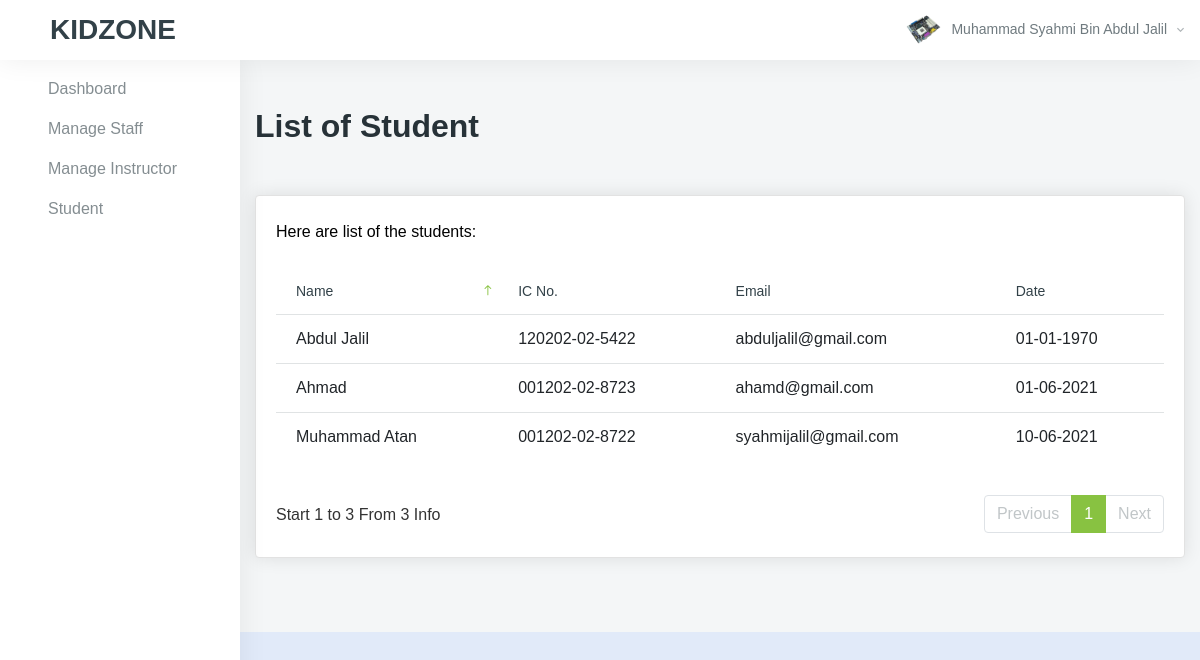
Before: /admin/senaraipelajar.php (signed in) with the older database file.
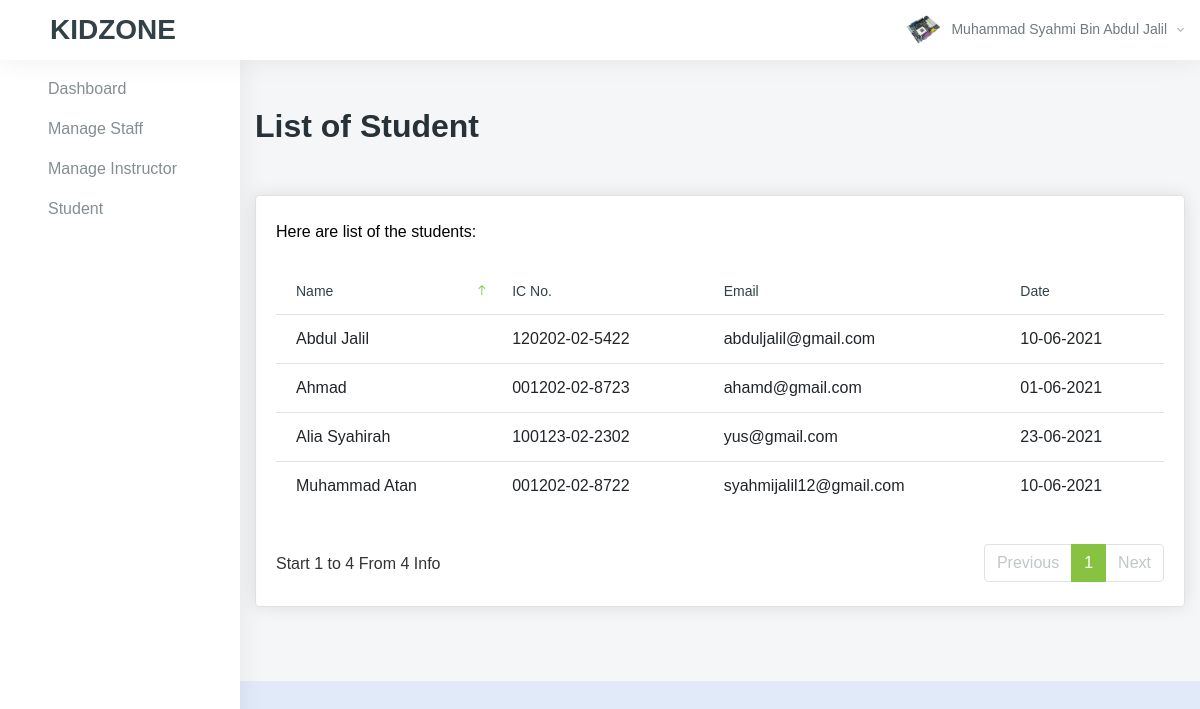
After: the same page with the newer database file.
### tables this page shows
CREATE TABLE `student` (
  `student_id` int(11) NOT NULL,
  `student_name` varchar(80) NOT NULL,
  `student_email` varchar(80) NOT NULL,
  `student_passwod` varchar(80) NOT NULL,
  `student_ic` varchar(30) NOT NULL,
  `student_date` date DEFAULT NULL
);

### admin/senaraipelajar.php (the view, shortened to what the changed rows need)
<?php
include "../resources/conn.php";
?>
<!DOCTYPE html>
<html lang="en">
<head>
    <link href="../resources/vendors/vectormap/jquery-jvectormap-2.0.3.css" rel="stylesheet" type="text/css" />
    <link href="../resources/vendors/jquery-toggles/css/toggles.css" rel="stylesheet" type="text/css">
    <link href="../resources/vendors/jquery-toggles/css/themes/toggles-light.css" rel="stylesheet" type="text/css">
    <link href="../resources/vendors/jquery-toast-plugin/dist/jquery.toast.min.css" rel="stylesheet" type="text/css">
    <link href="../resources/vendors/datatables.net-dt/css/jquery.dataTables.min.css" rel="stylesheet" type="text/css" />
    <link href="../resources/vendors/datatables.net-responsive-dt/css/responsive.dataTables.min.css" rel="stylesheet" type="text/css" />
    <link href="../resources/dist/css/style.css" rel="stylesheet" type="text/css">
</head>
<body>
    <div class="hk-wrapper hk-vertical-nav">
        <div class="hk-pg-wrapper">
            <div class="container mt-xl-50 mt-sm-30 mt-15">
                <div class="hk-pg-header align-items-top">
                    <div>
                        <h2 class="hk-pg-title font-weight-600 mb-10">List of Student</h2>
                    </div>
                </div>
                <div class="row">
                    <div class="col-xl-12">
                        <section class="hk-sec-wrapper">
                            <div class="row">
                                <div class="col-sm">
                                    <div class="table-wrap">
                                        <table id="datable_6" class="table table-hover w-100  pb-30">
                                            <thead>
                                                <tr>
                                                <th>Name</th>
                                                    <th>IC No.</th>
                                                    <th>Email</th>
                                                    <th>Date</th>
                                                </tr>
                                            </thead>
                                            <tbody>
                                                <?php
                                                $sql = "SELECT * FROM student";
                                                $result = $conn->query($sql);
                                                if ($result->num_rows > 0) {
                                                    while ($row = $result->fetch_assoc()) { ?>
                                                        <tr>
                                                        <td><?php echo $row['student_name'] ?></td>
                                                            <td><?php echo $row['student_ic'] ?></td>
                                                            <td><?php echo $row['student_email'] ?></td>
                                                            <?php
                                                            $orgDate = $row['student_date'];
                                                            $newDate = date("d-m-Y", strtotime($orgDate));
                                                            ?>
                                                            <td><?php echo $newDate ?></td>
                                                        </tr>
                                                <?php
                                                    }
                                                }
                                                ?>
                                            </tbody>
                                        </table>
                                    </div>
                                </div>
                            </div>
                        </section>
                    </div>
                </div>
            </div>
        </div>
    </div>
</body>
</html>

Changed rows visible on the page:
changed student "Muhammad Atan": student_email "syahmijalil@gmail.com" → "syahmijalil12@gmail.com"
changed student "Abdul Jalil": student_date "01-01-1970" → "10-06-2021"
added student: student_name "Alia Syahirah", student_ic "100123-02-2302", student_email "yus@gmail.com", student_date "23-06-2021"
Other visible differences:
text written by a page script: "Start 1 to 3 From 3 Info Previous 1 Next" → "Start 1 to 4 From 4 Info Previous 1 Next"
